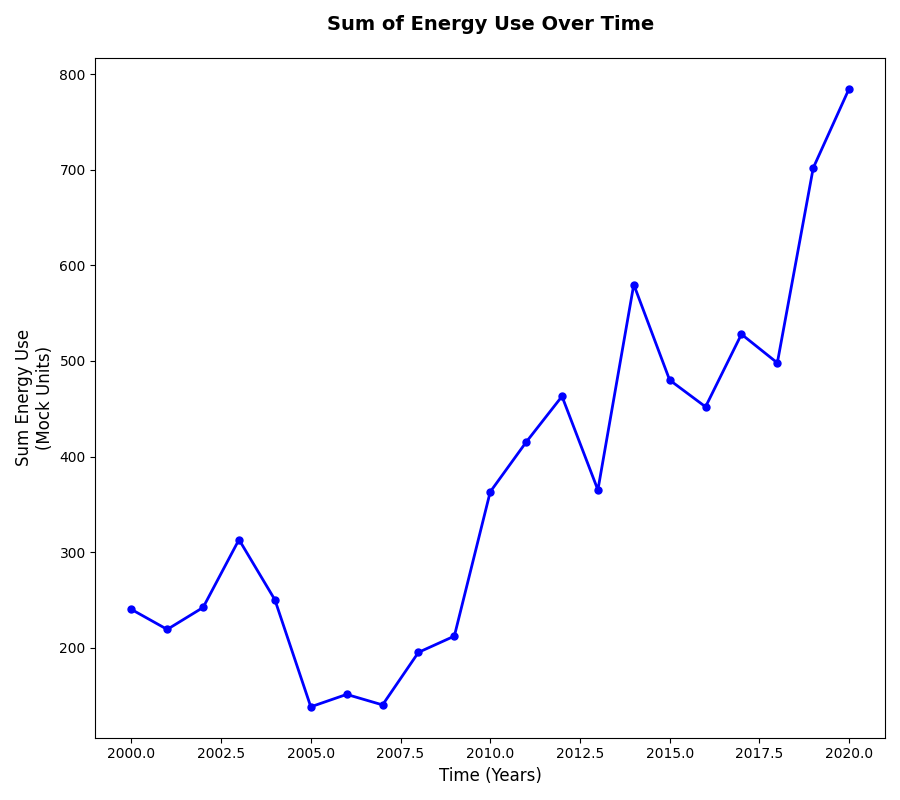

Source code (Python):
import matplotlib.pyplot as plt
import numpy as np

years = np.arange(2000, 2021)

region_data = {
    'Sunny': np.array([45, 50, 60, 65, 35, 40, 20, 22, 25, 30, 125, 140, 160, 70, 280, 200, 180, 95, 110, 240, 260]),
    'Breezy': np.array([35, 40, 22, 28, 10, 12, 15, 18, 80, 65, 100, 110, 125, 140, 90, 55, 80, 170, 185, 200, 220]),
    'Rivers': np.array([85, 52, 54, 55, 130, 60, 90, 65, 50, 70, 80, 95, 100, 105, 110, 115, 120, 125, 58, 135, 140]),
    'Earth Heat': np.array([7, 5, 6, 75, 60, 10, 8, 15, 18, 22, 28, 35, 38, 5, 50, 55, 12, 60, 65, 42, 70]),
    'Forest': np.array([68, 72, 100, 90, 15, 16, 18, 20, 22, 25, 30, 35, 40, 45, 50, 55, 60, 78, 80, 85, 95])
}

total_energy = sum(region_data.values())

plt.figure(figsize=(9, 8))
plt.plot(years, total_energy, marker='o', color='b', linestyle='-', linewidth=2, markersize=5)
plt.title('Sum of Energy Use Over Time', fontsize=14, fontweight='bold', pad=20)
plt.xlabel('Time (Years)', fontsize=12)
plt.ylabel('Sum Energy Use\n(Mock Units)', fontsize=12)

plt.tight_layout()
plt.show()
